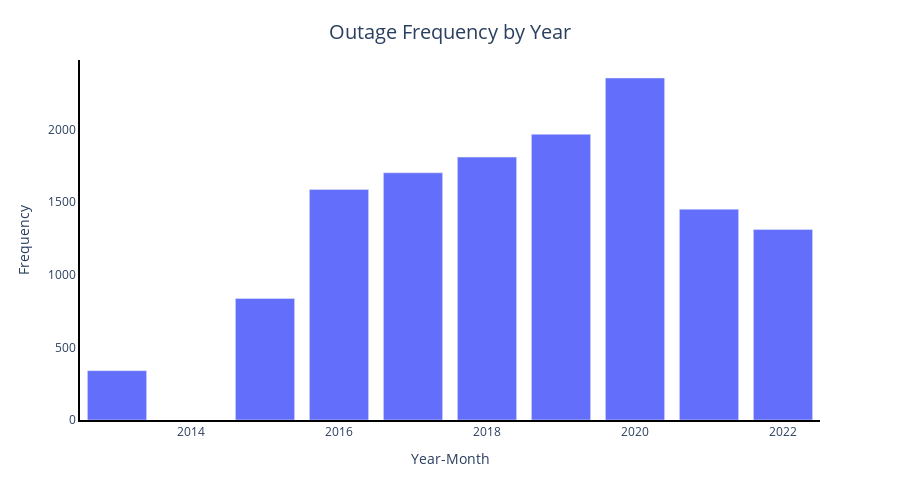

This figure's notebook cell:
### Code cell
date_freq = df.groupby('Year')['Event_ID'].count()
fig = px.bar(date_freq, x=date_freq.index, y='Event_ID')
fig.update_layout(
    title={'text': 'Outage Frequency by Year', 'font': {'size': 20},
          'y':0.95,
          'x':0.5,
          'xanchor': 'center',
           'yanchor': 'top'},
 
    xaxis_title='Year-Month', 
    yaxis_title='Frequency',
    showlegend=False,
    height=500,
    width=900,
    plot_bgcolor='white')
fig.update_xaxes(showline=True, linewidth=2, linecolor='black')
fig.update_yaxes(showline=True, linewidth=2, linecolor='black')

fig.show()

### Figure 1 — Plotly figure (JSON) as saved in the notebook; plotly's stock layout.template omitted (floating-point values rounded to 4 significant figures)
{"data": [{"alignmentgroup": "True", "hovertemplate": "Year=%{x}<br>Event_ID=%{y}<extra></extra>", "legendgroup": "", "marker": {"color": "#636efa", "pattern": {"shape": ""}}, "name": "", "offsetgroup": "", "orientation": "v", "showlegend": false, "textposition": "auto", "type": "bar", "x": [2013, 2015, 2016, 2017, 2018, 2019, 2020, 2021, 2022], "xaxis": "x", "y": [340, 837, 1588, 1703, 1811, 1968, 2356, 1452, 1312], "yaxis": "y"}], "layout": {"barmode": "relative", "height": 500, "legend": {"tracegroupgap": 0}, "margin": {"t": 60}, "plot_bgcolor": "white", "showlegend": false, "title": {"font": {"size": 20}, "text": "Outage Frequency by Year", "x": 0.5, "xanchor": "center", "y": 0.95, "yanchor": "top"}, "width": 900, "xaxis": {"anchor": "y", "autorange": true, "domain": [0, 1], "linecolor": "black", "linewidth": 2, "range": [2012.0, 2022.0], "showline": true, "title": {"text": "Year-Month"}, "type": "linear"}, "yaxis": {"anchor": "x", "autorange": true, "domain": [0, 1], "linecolor": "black", "linewidth": 2, "range": [0, 2480], "showline": true, "title": {"text": "Frequency"}, "type": "linear"}}}
